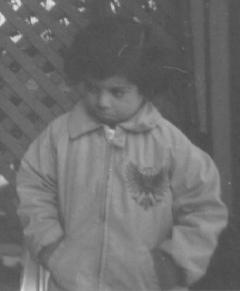
#> input picture pout.jpg, 240 x 291 px, found by its file name
$ jupyter execute Image_Processing_Histogram-Analysis_Contrast-stretching.ipynb
#> lines starting #> are read from the running program, lines starting #| are printed output that depends on the picture
# Read Image

[cell 1]
import matplotlib.pyplot as plt
import cv2
import numpy as np
from PIL import Image

[cell 2]
# reads an input image
img = cv2.imread('/content/pout.jpg',0)
#> img is the input picture: shape (291, 240); min 72, max 229, mean 110.3

# Original Image

[cell 3]
fname = '/content/pout.jpg'
image = Image.open(fname).convert("L")
arr = np.asarray(image)
plt.imshow(arr, cmap='gray', vmin=0, vmax=255)
plt.show()

# Histogram of Original Image

[cell 4]
# # find frequency of pixels in range 0-255
# histr = cv2.calcHist([img],[0],None,[256],[0,256])

# alternative way to find histogram of an image
plt.hist(img.ravel(),256,[0,256],color='darkslategray')
plt.show()
#> figure, not shown here; tallest bar 2255 high, from x = 83 to 84

# # show the plotting graph of an image
# plt.plot(histr,color='crimson')
# plt.show()

[cell 5]
# find frequency of pixels in range 0-255
histr = cv2.calcHist([img],[0],None,[256],[0,256])
#> histr = 256 values, max 2255 at index 83, min 0 at index 0, mean 272.8

# show the plotting graph of an image
plt.plot(histr,color='darkslategray')
plt.show()
#> figure, not shown here; curve peaks at x = 83, y = 2255

[cell 6]
h = [(img==v).sum() for v in range(256)]
#> h has the same summary as histr
print(len(h) )
#| 256
plt.figure()
plt.bar(range(256), h,color='darkslategray')
plt.show()
#> figure, not shown here; tallest bar 2255 high, from x = 82.6 to 83.4

# Histogram with norm

[cell 7]
import numpy as np

h = np.array(h)
norm_h = h/h.sum()
#> norm_h = 256 values, max 0.0323 at index 83, min 0 at index 0, mean 0.00391

plt.figure()
plt.bar(range(256), norm_h , color='darkslategray')
plt.show()
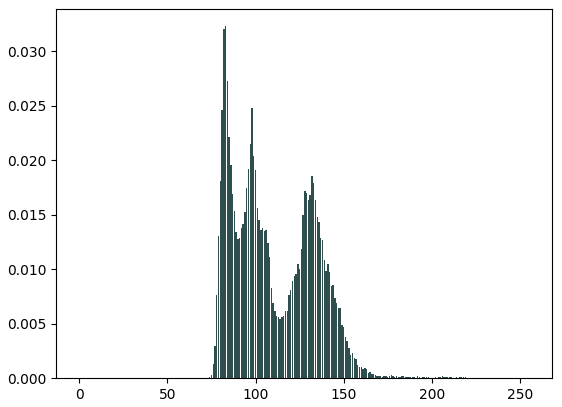
#> figure drawn by matplotlib, 1 panel; tallest bar 0.0323 high, from x = 82.6 to 83.4

# Experiment-1_cumulative histogram

[cell 8]
cumul_h = np.zeros((256,))
for i in range(256):
    cumul_h[i] = h[i]+cumul_h[i-1]
#> after the loop, cumul_h = 256 values from 0 to 69840

plt.figure()
plt.bar(range(256), cumul_h , color='darkslategray')
plt.show()
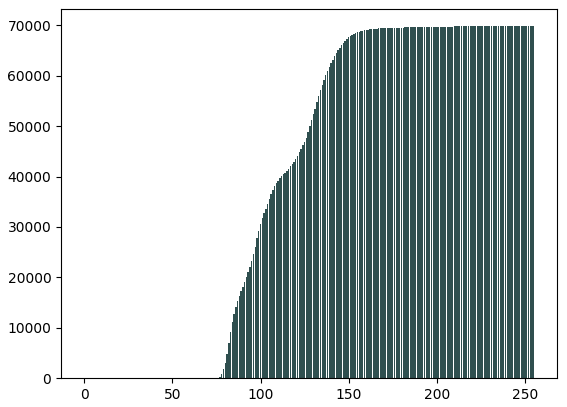
#> figure drawn by matplotlib, 1 panel

# cumulative histogram with norm

[cell 9]
cumul_h_norm = np.zeros((256,))
for i in range(256):
    cumul_h_norm[i] = norm_h[i]+cumul_h_norm[i-1]
#> after the loop, cumul_h_norm = 256 values from 0 to 1

plt.figure()
plt.bar(range(256), cumul_h_norm , color='darkslategray')
plt.show()
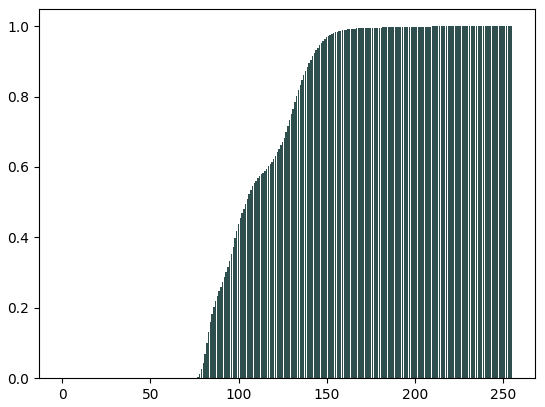
#> figure drawn by matplotlib, 1 panel

# Histogram Equalization

[cell 10]
# import Opencv
import cv2
from google.colab.patches import cv2_imshow
# import Numpy
import numpy as np

# creating a Histograms Equalization of a image using cv2.equalizeHist()
equ = cv2.equalizeHist(img)
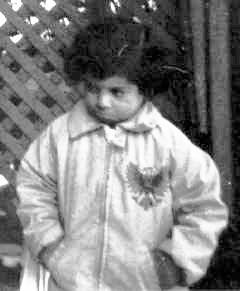
#> equ: shape (291, 240); min 0, max 255, mean 129.5

# stacking images side-by-side
res = np.hstack((img, equ))
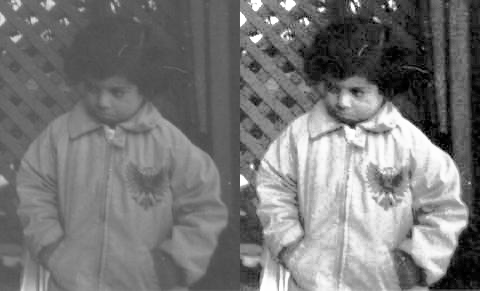
#> res: shape (291, 480); min 0, max 255, mean 119.9

# show image input vs output
cv2_imshow(res)

[cell 11]
# find frequency of pixels in range 0-255
histo_equalization = cv2.calcHist([res],[0],None,[256],[0,256])
#> histo_equalization = 256 values, max 2782 at index 81, min 0 at index 2, mean 545.6

# alternative way to find histogram of an image
plt.hist(img.ravel(),256,[0,256], color='darkslategray')
plt.show()

# show the plotting graph of an image
plt.plot(histo_equalization, color='darkslategray')
plt.show()
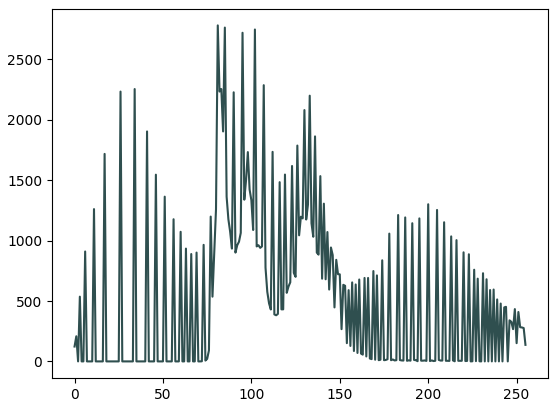
#> figure drawn by matplotlib, 1 panel; curve peaks at x = 81, y = 2782

[cell 12]
# alternative way to find histogram of an image
plt.hist(equ.ravel(),256,[0,256],color='darkslategray')
plt.show()
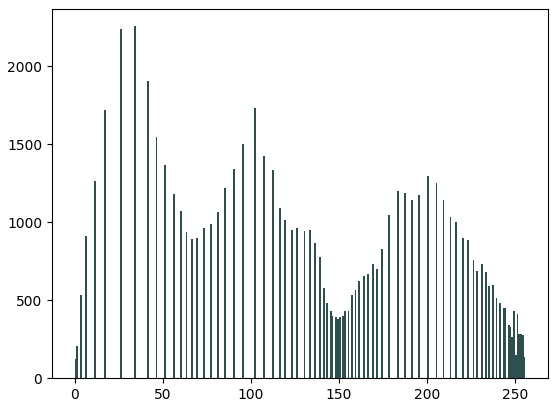
#> figure drawn by matplotlib, 1 panel; tallest bar 2255 high, from x = 34 to 35

# cumulative equalization histogram

[cell 13]
cumul_eq = np.zeros((256,))
for i in range(256):
    cumul_eq[i] = histo_equalization[i]+cumul_eq[i-1]
#> after the loop, cumul_eq = 256 values from 123 to 139680

plt.figure()
plt.bar(range(256), cumul_eq , color='darkslategray')
plt.show()
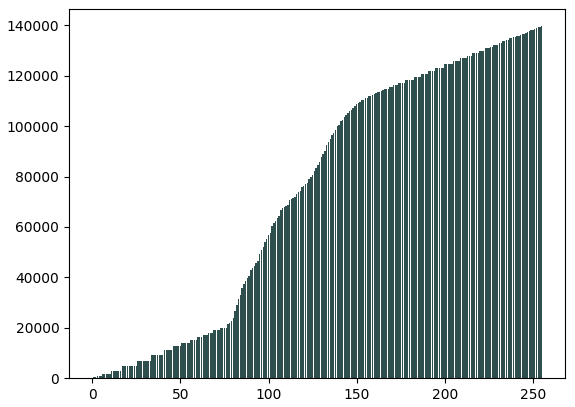
#> figure drawn by matplotlib, 1 panel; tallest bar 139680 high, from x = 254.6 to 255.4

# Experiment-2_The original image range

[cell 14]
# Apply Min-Max Contrasting
min = np.min(img)
#> min = 72
max = np.max(img)
#> max = 229
print("Min of original image", min)
#| Min of original image 72
print("Max of orignial image", max)
#| Max of orignial image 229

# Contrast Stretched

[cell 15]
# Create an empty array to store the final output
image_cs = np.zeros((img.shape[0],img.shape[1]),dtype = 'uint8')

for i in range(img.shape[0]):
    for j in range(img.shape[1]):
        image_cs[i,j] = 255*(img[i,j]-min)/(max-min)
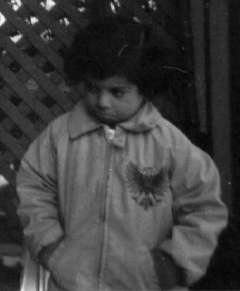
#> image_cs: shape (291, 240); min 0, max 255, mean 61.7

# Contrast Stretched Image

[cell 16]
# Original Image
plt.imshow(cv2.cvtColor(img, cv2.COLOR_BGR2RGB))

[cell 17]
# Contrast Stretched Image
plt.imshow(cv2.cvtColor(image_cs, cv2.COLOR_BGR2RGB))

# Histogram of Contrast Stretched Image

[cell 18]
# alternative way to find histogram of an image
plt.hist(image_cs.ravel(),256,[0,256],color='darkslategray')
plt.show()
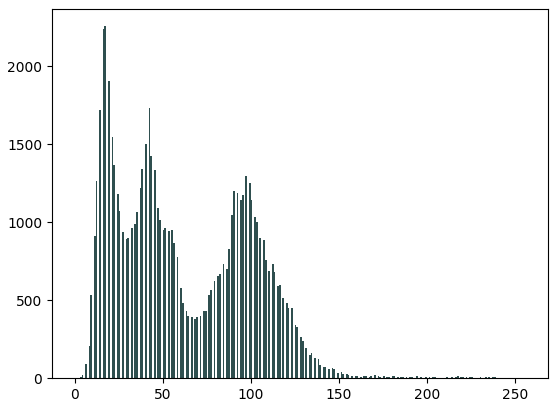
#> figure drawn by matplotlib, 1 panel; tallest bar 2255 high, from x = 17 to 18

# The Contrast Stretched image range

[cell 19]
# Apply Min-Max Contrasting
min = np.min(image_cs)
#> min = 0
max = np.max(image_cs)
#> max = 255
print("Min of Contrast Stretched image", min)
#| Min of Contrast Stretched image 0
print("Max of Contrast Stretched image", max)
#| Max of Contrast Stretched image 255
